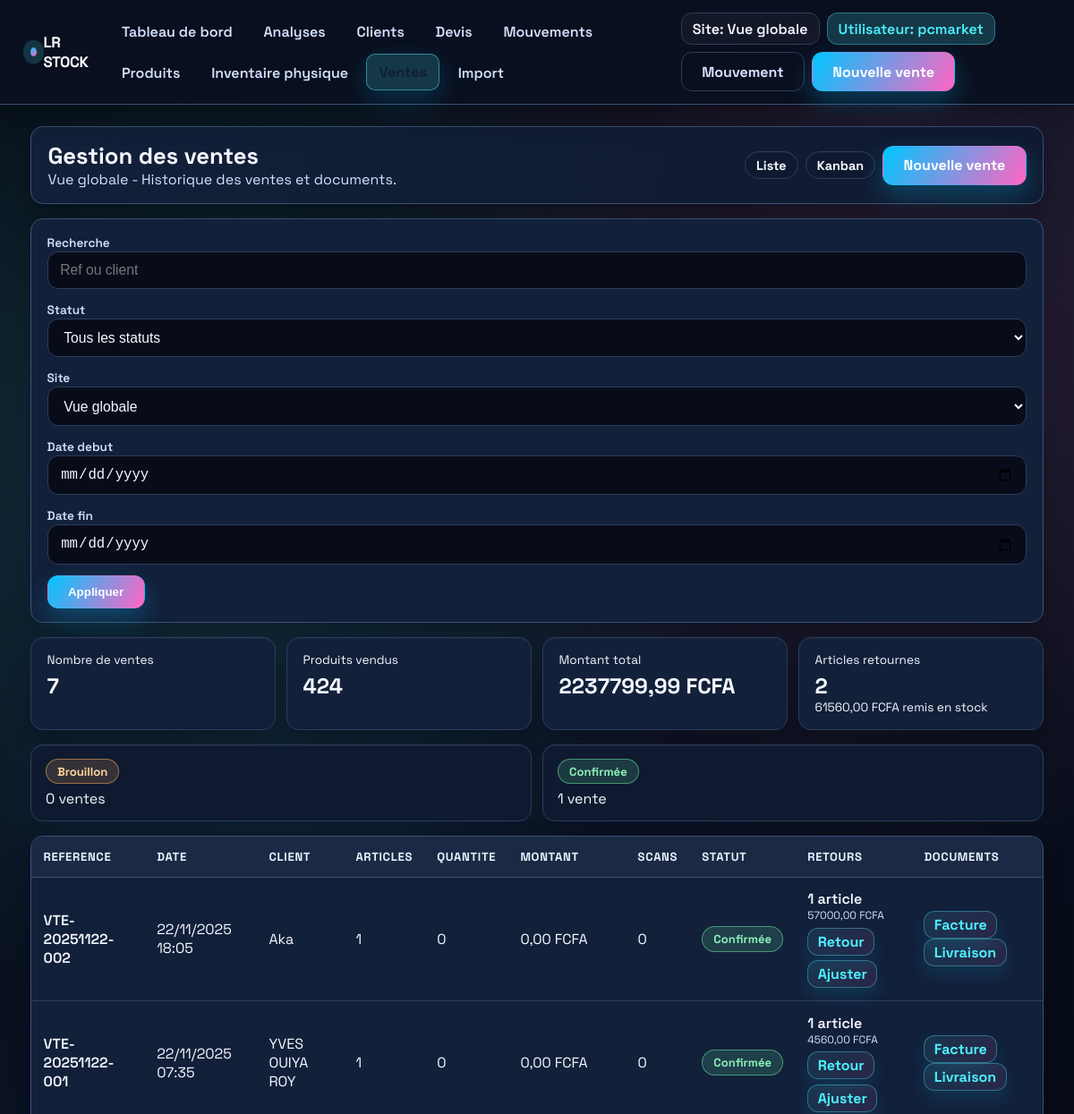
Page /ventes/ (signed in, upper part) on the earlier database version.
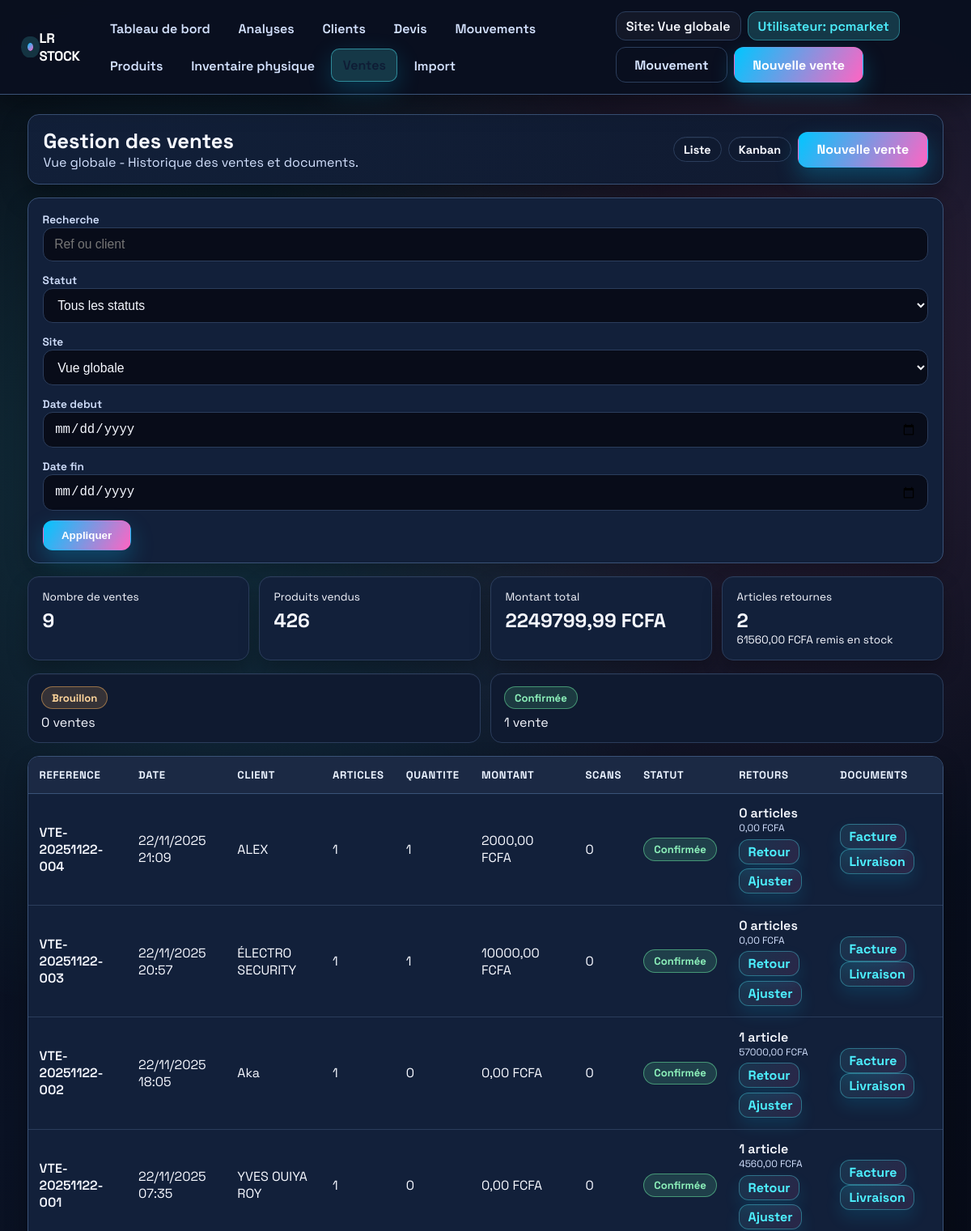
Same page on the later database version.
### inventory/models.py (models this page shows, shortened)
class VersionedModelMixin(models.Model):
    class Meta:
        abstract = True

class TimeStampedModel(models.Model):
    created_at = models.DateTimeField(auto_now_add=True)
    updated_at = models.DateTimeField(auto_now=True)
    class Meta:
        abstract = True

class Sale(VersionedModelMixin, TimeStampedModel):
    class Status(models.TextChoices):
        DRAFT = "draft", "Brouillon"
        CONFIRMED = "confirmed", "Confirmée"
    reference = models.CharField("Référence", max_length=100, unique=True)
    sale_date = models.DateTimeField("Date de vente", default=timezone.now)
    customer = models.ForeignKey(
        Customer,
        on_delete=models.SET_NULL,
        related_name="sales",
        blank=True,
        null=True,
    )
    customer_name = models.CharField("Client", max_length=255, blank=True)
    notes = models.TextField(blank=True)
    site = models.ForeignKey(
        Site,
        on_delete=models.PROTECT,
        blank=True,
        null=True,
        related_name="sales",
    )
    amount_paid = models.DecimalField(
        "Montant payé",
        max_digits=12,
        decimal_places=2,
        default=Decimal("0.00"),
    )
    status = models.CharField(
        max_length=20,
        choices=Status.choices,
        default=Status.DRAFT,
    )
    class Meta:
        ordering = ["-sale_date", "-id"]
        verbose_name = "vente"
        verbose_name_plural = "ventes"
    @property
    def customer_display_name(self) -> str:
        if self.customer:
            return self.customer.display_name
        return self.customer_name or "-"
    @property
    def total_amount(self) -> Decimal:
        total = Decimal("0.00")
        for item in self.items.all():
            total += item.total_amount
        return total
    @property
    def returned_quantity(self) -> int:
        if self.status != self.Status.CONFIRMED:
            return 0
        return sum(item.returned_quantity for item in self.items.all())
    @property
    def returned_amount(self) -> Decimal:
        total = Decimal("0.00")
        if self.status != self.Status.CONFIRMED:
            return total
        for item in self.items.all():
            if item.line_type != SaleItem.LineType.PRODUCT:
                continue
            total += item.unit_price * Decimal(item.returned_quantity)
        return total

class Customer(VersionedModelMixin, TimeStampedModel):
    reference = models.CharField(
        "Référence client",
        max_length=20,
        unique=True,
        default=generate_customer_reference,
    )
    name = models.CharField("Nom du contact", max_length=255)
    company_name = models.CharField("Entreprise", max_length=255, blank=True)
    email = models.EmailField(blank=True)
    phone = models.CharField(max_length=50, blank=True)
    address = models.TextField(blank=True)
    credit_limit = models.DecimalField(
        "Plafond de crédit",
        max_digits=12,
        decimal_places=2,
        default=Decimal("0.00"),
    )
    notes = models.TextField(blank=True)
    objects = CustomerQuerySet.as_manager()
    class Meta:
        ordering = ["name", "company_name"]
        verbose_name = "client"
        verbose_name_plural = "clients"
    @property
    def display_name(self) -> str:
        if self.company_name and self.name:
            return f"{self.company_name} - {self.name}"
        return self.company_name or self.name or self.reference

class SaleItem(TimeStampedModel):
    class LineType(models.TextChoices):
        PRODUCT = "product", "Produit"
        NOTE = "note", "Note"
        SECTION = "section", "Section"
    sale = models.ForeignKey(
        Sale, on_delete=models.CASCADE, related_name="items"
    )
    product = models.ForeignKey(
        Product,
        on_delete=models.PROTECT,
        related_name="sale_items",
        blank=True,
        null=True,
    )
    line_type = models.CharField(
        max_length=20,
        choices=LineType.choices,
        default=LineType.PRODUCT,
    )
    description = models.CharField(max_length=255, blank=True)
    position = models.PositiveIntegerField(default=0)
    quantity = models.PositiveIntegerField(default=1)
    unit_price = models.DecimalField(max_digits=10, decimal_places=2, default=Decimal("0.00"))
    returned_quantity = models.PositiveIntegerField(default=0)
    scan_code = models.CharField(max_length=255, blank=True)
    scanned_at = models.DateTimeField(blank=True, null=True)
    stock_movement = models.OneToOneField(
        StockMovement,
        on_delete=models.SET_NULL,
        blank=True,
        null=True,
        related_name="sale_item",
    )
    class Meta:
        verbose_name = "ligne de vente"
        verbose_name_plural = "lignes de vente"
        ordering = ["position", "id"]
    @property
    def total_amount(self) -> Decimal:
        if self.line_type != self.LineType.PRODUCT:
            return Decimal("0.00")
        net_quantity = max(self.quantity - self.returned_quantity, 0)
        return self.unit_price * Decimal(net_quantity)

### inventory/views.py (the view, shortened to what this page needs)
# urls.py: path("ventes/", login_required(views.sales_list), name="sales_list"),
def sales_list(request):
    search = (request.GET.get("q") or "").strip()
    selected_status = request.GET.get("status") or ""
    start_input = request.GET.get("start")
    end_input = request.GET.get("end")
    start_dt, end_dt, date_errors = _parse_list_date_range(start_input, end_input)
    for error_text in date_errors:
        messages.warning(request, error_text)
    site_context = _site_context(request)
    active_site = site_context["active_site"]
    sales_queryset = (
        Sale.objects.select_related("customer")
        .prefetch_related("items__product", "scans")
        .order_by("-sale_date")
    )
    if selected_status:
        sales_queryset = sales_queryset.filter(status=selected_status)
    if start_dt:
        sales_queryset = sales_queryset.filter(sale_date__gte=start_dt)
    if end_dt:
        sales_queryset = sales_queryset.filter(sale_date__lte=end_dt)
    if active_site:
        sales_queryset = sales_queryset.filter(
            Q(site=active_site) | Q(items__stock_movement__site=active_site)
        )
    sales_queryset = sales_queryset.distinct()
    status_counts = {
        row["status"]: row["count"]
        for row in sales_queryset.values("status").annotate(count=Count("id"))
    }
    sales = list(sales_queryset)
    total_amount = Decimal("0.00")
    total_quantity = 0
    for sale in sales:
        sale_quantity = 0
        for item in sale.items.all():
            if item.line_type == SaleItem.LineType.PRODUCT and item.product:
                total_amount += item.total_amount
                sale_quantity += max(item.quantity - item.returned_quantity, 0)
        sale.total_quantity = sale_quantity
        sale.scan_total = sale.scans.count()
        total_quantity += sale_quantity
    total_return_quantity = sum(sale.returned_quantity for sale in sales)
    total_return_amount = sum(sale.returned_amount for sale in sales)
    status_summary = [
        {
            "value": status_choice.value,
            "label": status_choice.label,
            "count": status_counts.get(status_choice.value, 0),
        }
        for status_choice in Sale.Status
    ]
    status_options = [("", "Tous les statuts")] + [
        (status_choice.value, status_choice.label) for status_choice in Sale.Status
    ]
    context = {
        "sales": sales,
        "total_amount": total_amount,
        "total_quantity": total_quantity,
        "total_sales": len(sales),
        "total_return_quantity": total_return_quantity,
        "total_return_amount": total_return_amount,
        "search": search,
        "selected_status": selected_status,
        "start_input": start_input,
        "end_input": end_input,
        "status_summary": status_summary,
        "status_options": status_options,
    }
    context.update(site_context)
    return render(request, "inventory/sales_list.html", context)

### inventory/views.py (called while the page is built, shortened)
def _parse_list_date_range(start_value, end_value):
    tz = timezone.get_current_timezone()
    start_dt = None
    end_dt = None
    errors: list[str] = []
    if start_dt and end_dt and start_dt > end_dt:
        errors.append("La date de debut doit precéder la date de fin.")
    return start_dt, end_dt, errors

def _get_assigned_site(request):
    if not request.user.is_authenticated:
        return None
    assignment = getattr(request.user, "site_assignment", None)
    return assignment.site if assignment else None

def _get_requested_site(request):
    site_id = request.GET.get("site")
    if site_id:
        return Site.objects.filter(pk=site_id).first()
    return None

def _get_action_site(request):
    if not request.user.is_authenticated:
        return None
    assigned_site = _get_assigned_site(request)
    if assigned_site:
        return assigned_site
    if request.user.is_superuser:
        return _get_requested_site(request)
    return None

def _get_active_site(request):
    requested = _get_requested_site(request)
    if requested:
        return requested
    return _get_assigned_site(request)

### inventory/templates/inventory/sales_list.html (shortened to what the changed rows need)
{% extends "inventory/base.html" %}
{% block content %}
<div class="odoo-shell">
    <div class="odoo-bar">
        <div class="odoo-title">
            <h1>Gestion des ventes</h1>
        </div>
    </div>
    <div class="stats">
        <div class="stat-card">
            <p class="muted" style="margin:0;font-size:0.85rem;">Nombre de ventes</p>
            <p class="value">{{ total_sales }}</p>
        </div>
        <div class="stat-card">
            <p class="muted" style="margin:0;font-size:0.85rem;">Produits vendus</p>
            <p class="value">{{ total_quantity }}</p>
        </div>
        <div class="stat-card">
            <p class="muted" style="margin:0;font-size:0.85rem;">Montant total</p>
            <p class="value">{{ total_amount|floatformat:2 }} FCFA</p>
        </div>
    </div>
    <div class="status-grid">
        {% for entry in status_summary %}
            <div class="status-card">
                <p style="margin:0;">
                    <span class="chip {% if entry.value == 'confirmed' %}safe{% else %}warn{% endif %}">{{ entry.label }}</span>
                </p>
                <p class="value" style="margin:0.35rem 0 0;">{{ entry.count }} vente{% if entry.count != 1 %}s{% endif %}</p>
            </div>
        {% endfor %}
    </div>
    <div class="table-wrap">
        {% if sales %}
            <table>
                <thead>
                    <tr>
                        <th>Reference</th>
                        <th>Date</th>
                        <th>Client</th>
                        <th>Articles</th>
                        <th>Quantite</th>
                        <th>Montant</th>
                        <th>Scans</th>
                        <th>Statut</th>
                        <th>Retours</th>
                        <th>Documents</th>
                    </tr>
                </thead>
                <tbody>
                    {% for sale in sales %}
                        {% if sale.status == "confirmed" %}
                            {% url 'inventory:sale_document_preview' sale.pk 'invoice' as row_href %}
                        {% else %}
                            {% url 'inventory:sale_document_preview' sale.pk 'quote' as row_href %}
                        {% endif %}
                        <tr data-href="{{ row_href }}" role="button">
                            <td style="font-weight:600;">{{ sale.reference }}</td>
                            <td>{{ sale.sale_date|date:"d/m/Y H:i" }}</td>
                            <td>{{ sale.customer_display_name }}</td>
                            <td>{{ sale.items.all|length }}</td>
                            <td>{{ sale.total_quantity }}</td>
                            <td>{{ sale.total_amount|floatformat:2 }} FCFA</td>
                            <td>{{ sale.scan_total }}</td>
                            <td>
                                <span class="chip {% if sale.status == 'confirmed' %}safe{% else %}warn{% endif %}">
                                    {{ sale.get_status_display }}
                                </span>
                            </td>
                            <td>
                                <p style="margin:0;font-weight:600;">
                                    {{ sale.returned_quantity }} article{% if sale.returned_quantity != 1 %}s{% endif %}
                                </p>
                                <p style="margin:0;color:var(--muted);font-size:0.75rem;">
                                    {{ sale.returned_amount|floatformat:2 }} FCFA
                                </p>
                                {% if sale.status == 'confirmed' %}
                                    <div style="display:flex;gap:0.35rem;flex-wrap:wrap;margin-top:0.35rem;">
                                        <a href="{% url 'inventory:sale_return' sale.pk %}" class="btn secondary" style="padding:0.25rem 0.65rem;display:inline-flex;align-items:center;">Retour</a>
                                        <a href="{% url 'inventory:sale_adjust' sale.pk %}" class="btn secondary" style="padding:0.25rem 0.65rem;display:inline-flex;align-items:center;">Ajuster</a>
                                    </div>
                                {% else %}
                                    <span class="chip warn" style="margin-top:0.35rem;display:inline-flex;align-items:center;">Indisponible</span>
                                {% endif %}
                            </td>
                            <td>
                                {% if sale.status == 'confirmed' %}
                                    <a href="{% url 'inventory:sale_document_preview' sale.pk 'invoice' %}" class="btn secondary" style="padding:0.25rem 0.65rem;">Facture</a>
                                    <a href="{% url 'inventory:sale_document_preview' sale.pk 'delivery' %}" class="btn secondary" style="padding:0.25rem 0.65rem;">Livraison</a>
                                {% else %}
                                    <span class="chip warn">En attente</span>
                                {% endif %}
                            </td>
                        </tr>
                    {% endfor %}
                </tbody>
            </table>
        {% else %}
            <p style="margin:0;padding:1rem;">Aucune vente enregistree pour le moment.</p>
        {% endif %}
    </div>
</div>
{% endblock %}

Differences in the rows shown:
added Sale: reference "VTE-20251122-004", sale_date "22/11/2025 21:09", customer_display_name "ALEX", items.all|length "1", total_quantity "1", total_amount "2000,00", scan_total "0", status "Confirmée", returned_quantity "0", returned_amount "0,00", shows "Retour", shows "Facture"
added Sale: reference "VTE-20251122-003", sale_date "22/11/2025 20:57", customer_display_name "ÉLECTRO SECURITY", items.all|length "1", total_quantity "1", total_amount "10000,00", scan_total "0", status "Confirmée", returned_quantity "0", returned_amount "0,00", shows "Retour", shows "Facture"
Other differences:
{{ total_sales }}: "7" → "9"
{{ total_quantity }}: "424" → "426"
{{ total_amount|floatformat:2 }}: "2237799,99" → "2249799,99"
